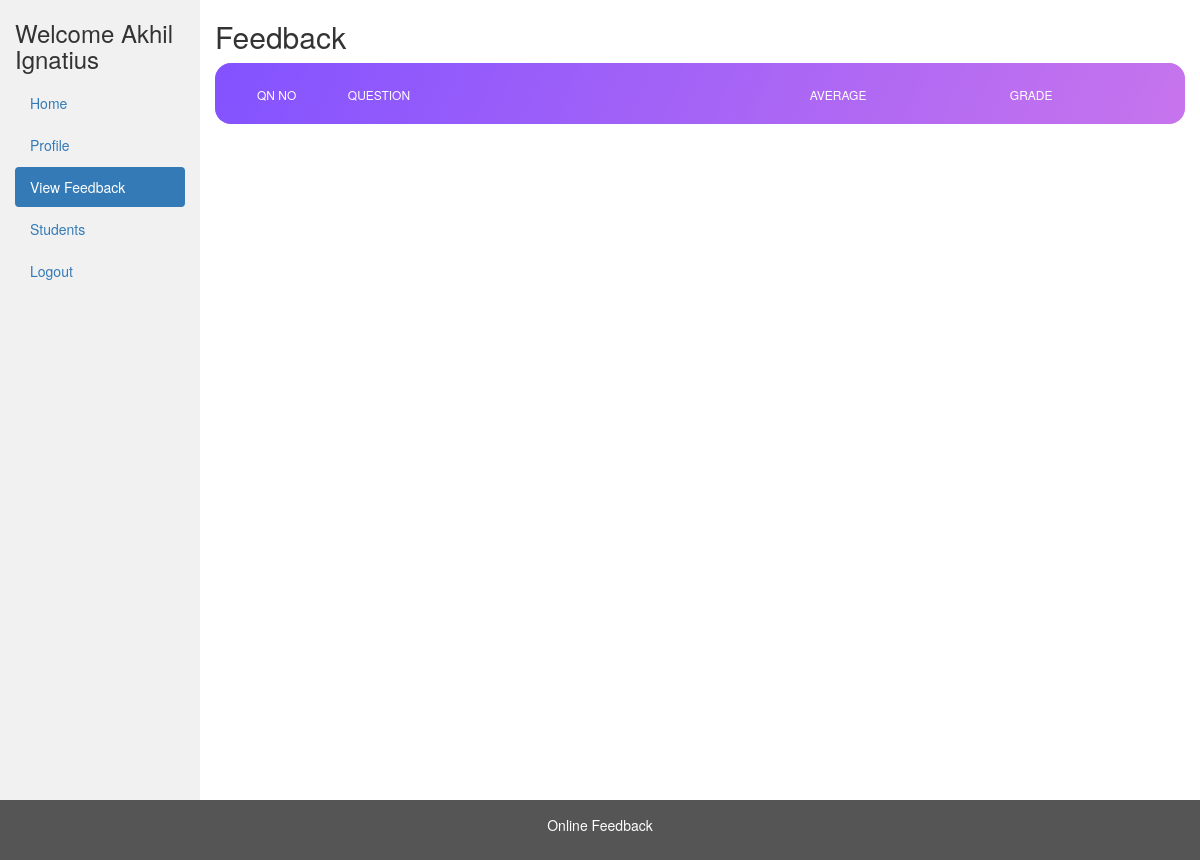
Before: /faculty/view_feedback.php (signed in) with the older database file.
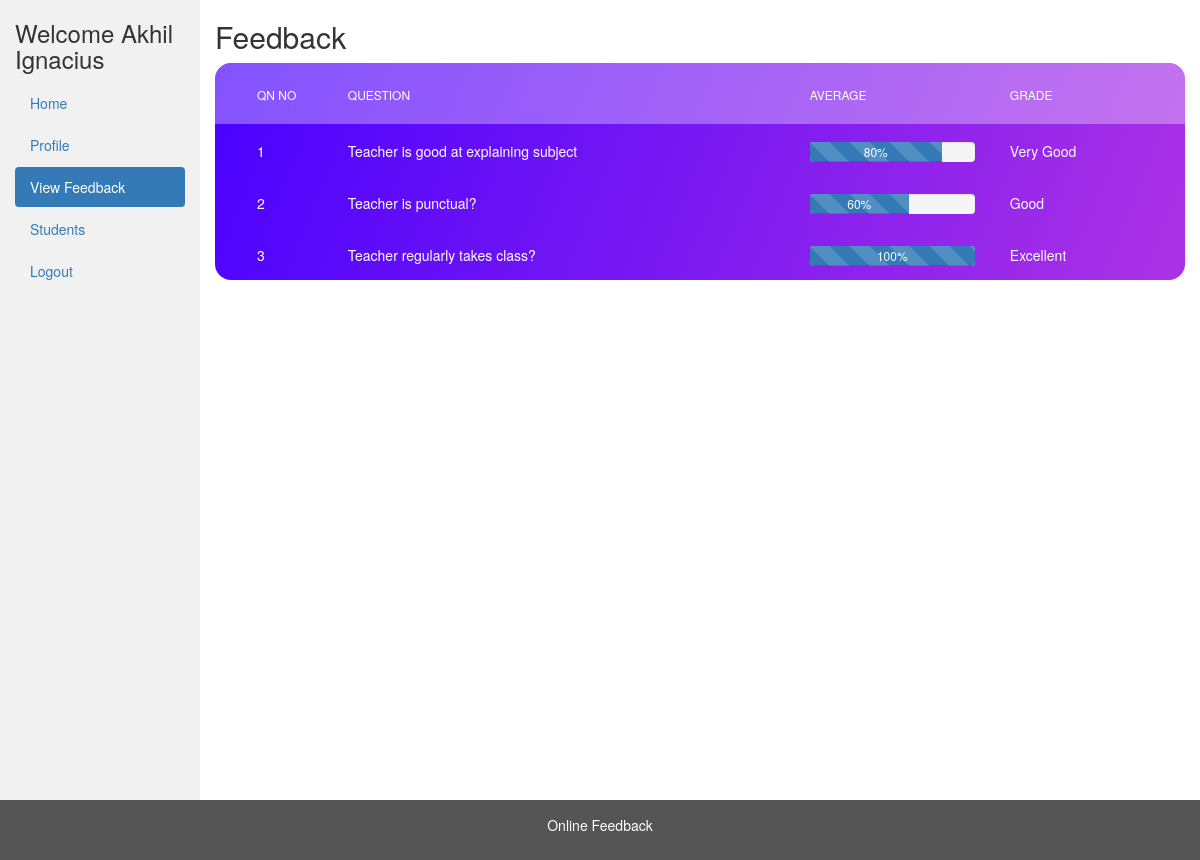
After: the same page with the newer database file.
### tables this page shows
CREATE TABLE `grades` (
  `id` int(11) NOT NULL,
  `name` varchar(250) NOT NULL
);

### faculty/view_feedback.php (the view, shortened to what this page needs)
<?php
include_once '../database/dbconfig.php';
$department_id = $_SESSION['department_id'];
?>
<!DOCTYPE html>
<html lang="en">
  <head>
    <link
      rel="stylesheet"
      href="https://maxcdn.bootstrapcdn.com/bootstrap/3.4.1/css/bootstrap.min.css"
    />
    <link rel="stylesheet" type="text/css" href="../css/main.css" />
  </head>
  <body>
    <div class="container-fluid">
      <div class="row content">
        <div class="col-sm-2 sidenav">
          <h3>
            Welcome
            <?php echo ($_SESSION['login_user']); ?>
          </h3>
          <ul class="nav nav-pills nav-stacked">
            <li><a href="faculty_dashboard.php">Home</a></li>
            <li><a href="faculty_profile.php">Profile</a></li>
            <li class="active"><a href="view_feedback.php">View Feedback</a></li>
            <li><a href="view_students.php">Students</a></li>
            <li><a href="../logout.php">Logout</a></li>
          </ul>
          <br />
        </div>
        <div class="col-sm-10">
          <div>
            <h2>Feedback</h2>
          </div>
          <div class="table100 ver6 m-b-110">
            <table data-vertable="ver6" id="students">
              <thead>
                <tr class="row100 head">
                  <th class="column100 column1" data-column="column1">
                    Qn No
                  </th>
                  <th class="column100 column2" data-column="column2">
                    Question
                  </th>
                  <th class="column100 column3" data-column="column3">
                    Average
                  </th>
                  <th class="column100 column4" data-column="column4">
                    Grade
                  </th>
                </tr>
              </thead>
              <tbody>
                <?php
                    $ans_sql = "select qn_name,avg(answer) as avg from answers inner join questions on questions.qn_id = answers.qn_id where department_id = " . $department_id . " group by questions.qn_id";
                    $ans_result = mysqli_query($conn, $ans_sql);
                    $count = 0;
                    while ($ans_rows = mysqli_fetch_assoc($ans_result)) {
                        $avg = ($ans_rows['avg'] * 100) / 5;
                        $avg_round = round($ans_rows['avg']);
                        $grades_sql = "select * from grades where id = ".$avg_round;
                        $grades_sql_result = mysqli_query($conn, $grades_sql);
                        $grades_row = mysqli_fetch_assoc($grades_sql_result);
                        $count++;
                ?>
                    <tr class="row100 data">
                      <td class="column100 column1 value" data-column="column1">
                        <?php echo $count; ?>
                      </td>
                      <td class="column100 column2 value" data-column="column2">
                        <?php echo $ans_rows['qn_name']; ?>
                      </td>
                      <td class="column100 column3 value" data-column="column3">
                        <div class="progress" style=" height: 20px;width:100%;margin-bottom:0%;">
                            <div class="progress-bar progress-bar-striped  active" role="progressbar" aria-valuenow="40" aria-valuemin="0" aria-valuemax="100" style="width:<?php echo $avg."%"; ?>">
                                 <?php echo $avg."%"; ?>
                            </div>
                        </div>
                      </td>
                      <td class="column100 column4 value" data-column="column4" style="color: white">
                        <?php echo $grades_row['name']; ?>
                      </td>
                    </tr>
                <?php
                    }
                ?>
              </tbody>
            </table>
          </div>
        </div>
      </div>
    </div>
    <footer class="container-fluid">
      <center>
        <p>Online Feedback</p>
      </center>
    </footer>
  </body>
</html>

Changed rows visible on the page:
added grades: name "Very Good"
added grades: name "Good"
added grades: name "Excellent"
Other visible differences:
$_SESSION['login_user']: "Akhil Ignatius" → "Akhil Ignacius"
new list line: "1 Teacher is good at explaining subject 80 %"
new list line: "2 Teacher is punctual? 60 %"
new list line: "3 Teacher regularly takes class? 100 %"
